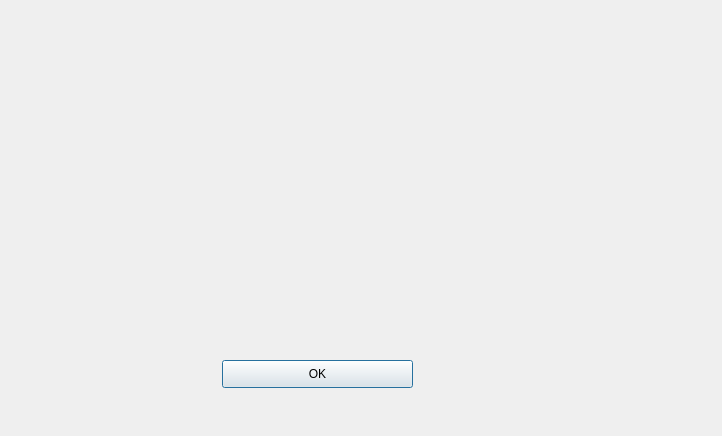
<?xml version="1.0" encoding="UTF-8"?>
<ui version="4.0">
 <class>help</class>
 <widget class="QDialog" name="help">
  <property name="geometry">
   <rect>
    <x>0</x>
    <y>0</y>
    <width>722</width>
    <height>436</height>
   </rect>
  </property>
  <property name="windowTitle">
   <string>Dialog</string>
  </property>
  <property name="modal">
   <bool>false</bool>
  </property>
  <widget class="QLabel" name="label">
   <property name="geometry">
    <rect>
     <x>10</x>
     <y>0</y>
     <width>701</width>
     <height>371</height>
    </rect>
   </property>
   <property name="text">
    <string/>
   </property>
   <property name="pixmap">
    <pixmap resource="D:/BrainFuck/BrainFuck/image.qrc">:/image/help.png</pixmap>
   </property>
  </widget>
  <widget class="QPushButton" name="pushButton">
   <property name="geometry">
    <rect>
     <x>222</x>
     <y>360</y>
     <width>191</width>
     <height>28</height>
    </rect>
   </property>
   <property name="text">
    <string>OK</string>
   </property>
  </widget>
 </widget>
 <resources>
  <include location="D:/BrainFuck/BrainFuck/image.qrc"/>
 </resources>
 <connections>
  <connection>
   <sender>pushButton</sender>
   <signal>clicked()</signal>
   <receiver>help</receiver>
   <slot>close()</slot>
   <hints>
    <hint type="sourcelabel">
     <x>364</x>
     <y>373</y>
    </hint>
    <hint type="destinationlabel">
     <x>508</x>
     <y>371</y>
    </hint>
   </hints>
  </connection>
 </connections>
</ui>
